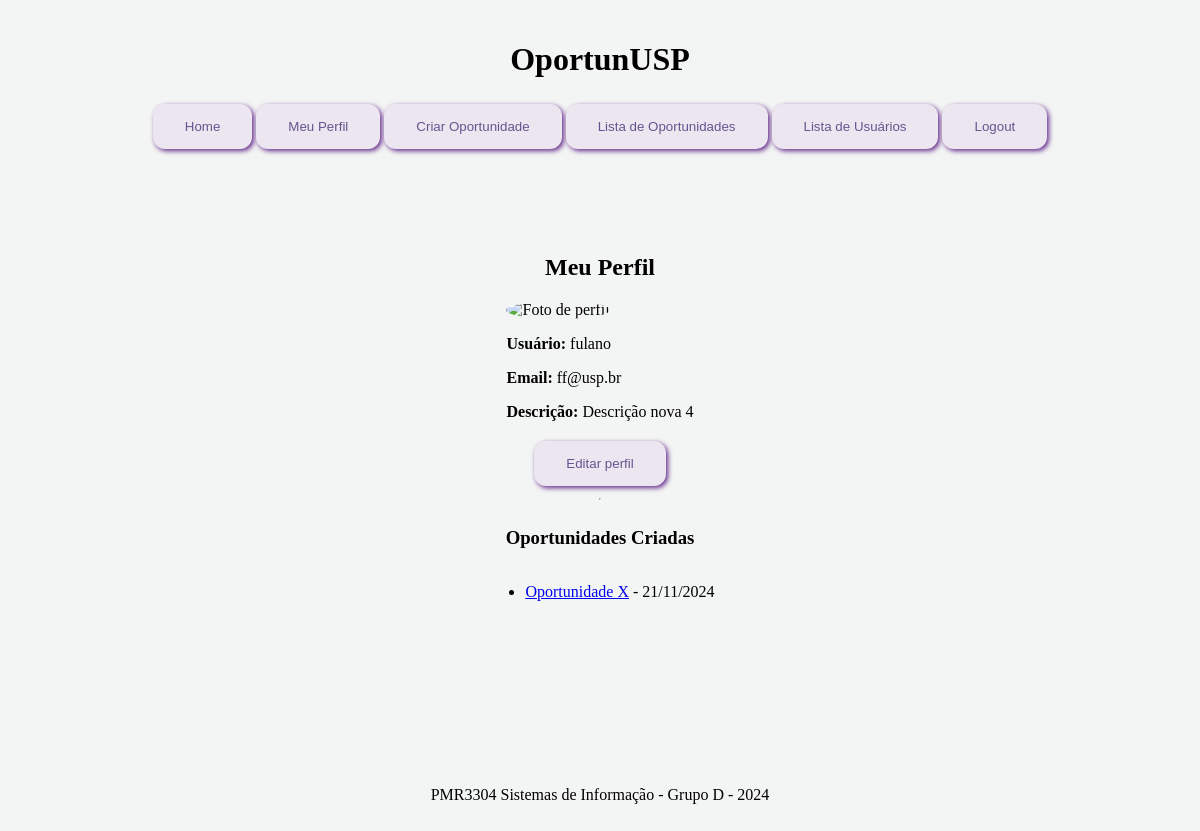
The app's page /oportunidades/my_profile/ (signed in), older data.
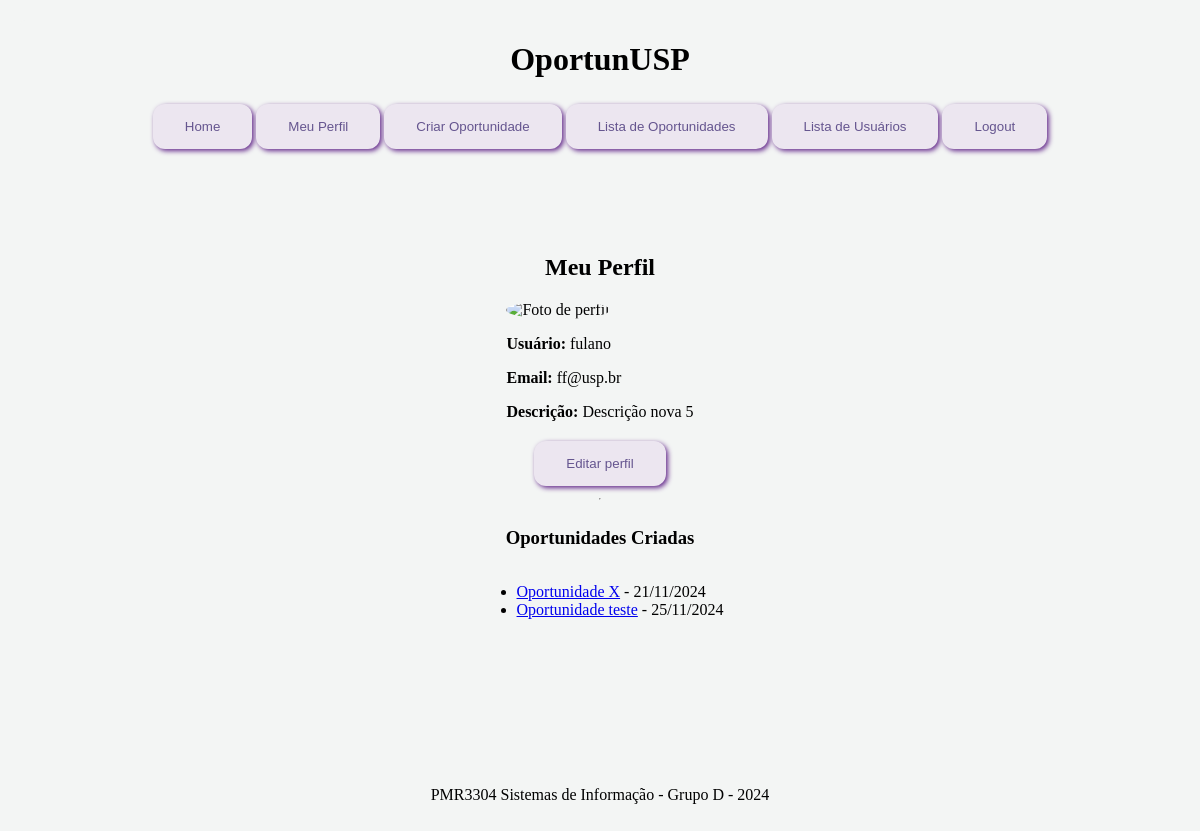
The same page, newer data.
### oportunidades/models.py (models this page shows, shortened)
class Profile(models.Model):
    user = models.OneToOneField(User, on_delete=models.CASCADE, related_name='profile')
    description = models.TextField(blank=True, null=True)
    profile_pic = models.ImageField(upload_to='profile_pics/', default='profile_pics/default.jpg')

class Opportunity(models.Model):
    title = models.CharField(max_length=255)
    description = models.TextField()
    posted_by = models.ForeignKey(User, on_delete=models.CASCADE)  # Quem publicou
    category = models.CharField(max_length=100)  # Área da pesquisa
    date_posted = models.DateTimeField(auto_now_add=True)
    is_active = models.BooleanField(default=True)  # Se a oportunidade está ativa
    subscribers = models.ManyToManyField(User, related_name='subscribed_opportunities', blank=True)  # Usuários inscritos

### oportunidades/views.py (the view)
# urls.py: path('my_profile/', user_profile, name='user_profile'),
@login_required
def user_profile(request):
    profile = Profile.objects.get(user=request.user)
    opportunities = Opportunity.objects.filter(posted_by=request.user)
    return render(request, 'oportunidades/user_profile.html', {
        'profile': profile,
        'opportunities': opportunities,
    })

### oportunidades/templates/oportunidades/user_profile.html (shortened to what this page needs)
{% extends 'base_generic.html' %}
{% block content %}
<h2>Meu Perfil</h2>
<div>
    <img src="{{ profile.profile_picture.url }}" alt="Foto de perfil" style="max-width: 150px; border-radius: 50%;">
    <p><strong>Usuário:</strong> {{ request.user.username }}</p>
    <p><strong>Email:</strong> {{ request.user.email }}</p>
    <p><strong>Descrição:</strong> {{ profile.description }}</p>
</div>
<a href="{% url 'edit_profile'%}"> <button>Editar perfil </button></a>
<hr>
<h3>Oportunidades Criadas</h3>
<ul>
    {% for opportunity in opportunities %}
        <li>
            <a href="{% url 'opportunity_detail' opportunity.pk %}">{{ opportunity.title }}</a> - {{ opportunity.date_posted|date:"d/m/Y" }}
        </li>
    {% empty %}
        <li>Você ainda não criou nenhuma oportunidade.</li>
    {% endfor %}
</ul>
{% endblock %}

Row changes from the older to the newer data that the page shows:
changed Profile: description "Descrição nova 4" → "Descrição nova 5"
added Opportunity: title "Oportunidade teste", date_posted "25/11/2024"
